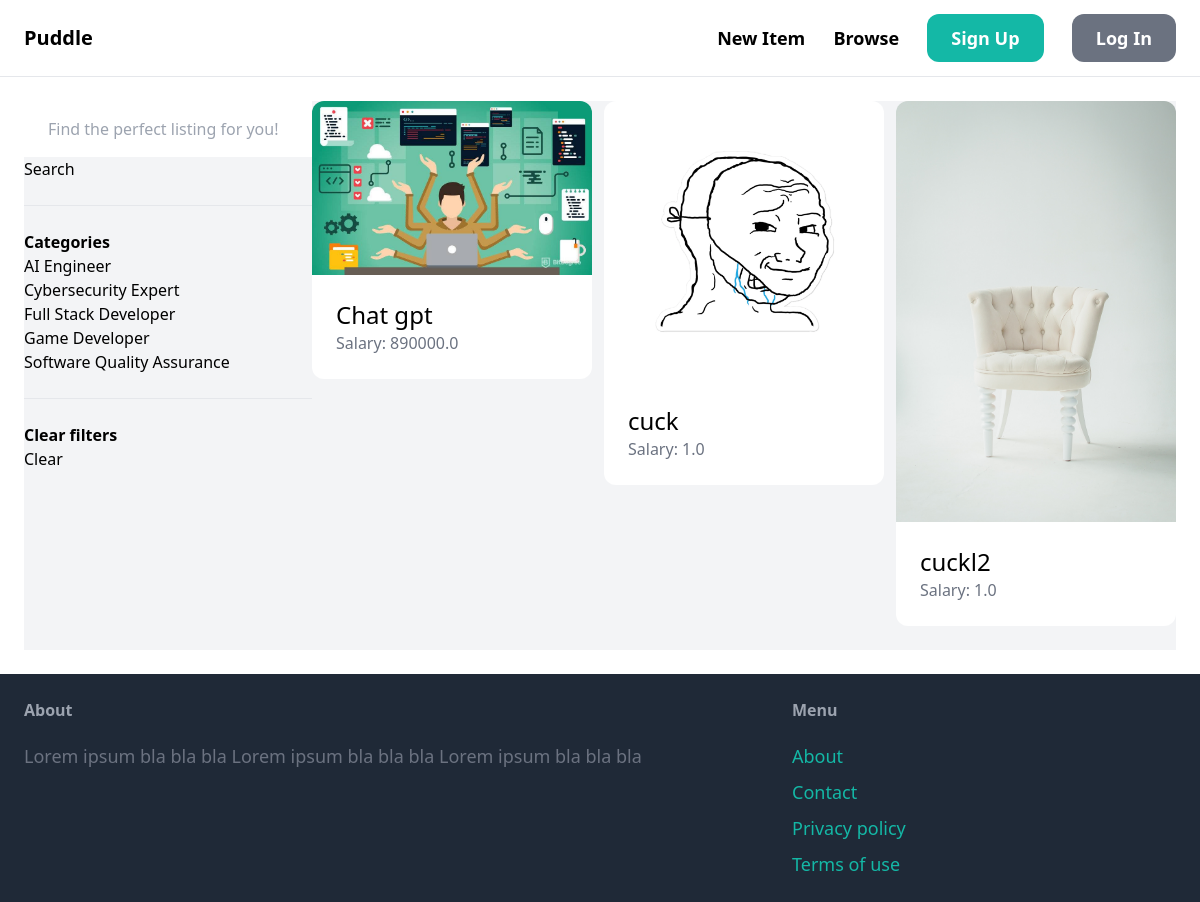
The app's page /items/ with its own data.
### item/models.py (models this page shows, shortened)
class Category(models.Model):
    name = models.CharField(max_length=255)
    class Meta:
        ordering = ('name',)
        verbose_name_plural = "Categories"

class Item(models.Model):
    category = models.ForeignKey(Category, related_name='items', on_delete=models.CASCADE)
    name = models.CharField(max_length=255)
    description = models.TextField(blank=True, null=True)
    salary = models.FloatField()
    image = models.ImageField(upload_to="item_images", blank=True, null=True)
    created_by = models.ForeignKey(User, related_name='items', on_delete=models.CASCADE)
    created_at = models.DateTimeField(auto_now_add=True)

### item/views.py (the view)
# urls.py: path('', views.items, name='items'),
def items(request):
    query = request.GET.get('query', '')
    categories = Category.objects.all()
    category_id = request.GET.get('category', 0)
    items = Item.objects.all()
    if category_id:
        items = items.filter(category_id=category_id)
    if query:
        items = items.filter(Q(name__icontains=query) | Q(description__icontains=query))
    return render(request, 'item/items.html', {
        'items': items,
        'query': query,
        'categories':categories,
        'category_id': int(category_id)
    })

### item/templates/item/items.html (shortened to what this page needs)
{% extends 'core/base.html' %}
{% block content %}
    <div class="pb-6 grid grid-cols-4 gap-4, bg-gray-100">
        <div class="col-span-1">
            <form method="get" action="{% url 'item:items' %}">
                <input  class='w-full py-4 px-6' name="query" type="text" value="{{ query }}" placeholder="Find the perfect listing for you!">
                <button>Search</button>
            </form>
            <hr class="my-6">
            <p class='font-semibold'>Categories</p>
            <ul>
                {% for category in categories %}
                    <li class="s{% if category.id == category_id %} bg-gray-200 {% endif %}">
                        <a href="{% url 'item:items' %}?query={{ query }}&category={{category.id}}">{{category.name}}</a>
                    </li>
                {% endfor %}
            </ul>
            <hr class="my-6">
            <p class='font-semibold'>Clear filters</p>
            <ul>
                    <li>
                        <a href="{% url 'item:items' %}">Clear</a>
                    </li>
            </ul>
        </div>
        <div class="col-span-3">
            <div class="grid grid-cols-3 gap-3">
                {% for item in  items %}
                    <div>
                        <a href="{% url 'item:detail' item.id %}">
                            <div>
                                <img src="{{ item.image.url }}" class="rounded-t-xl">
                            </div>
                            <div class="p-6 bg-white rounded-b-xl">
                                <h2 class="text-2xl">{{ item.name }}</h2>
                                <p class="text-gray-500">Salary: {{ item.salary }}</p>
                            </div>
                        </a>
                    </div>
                {% endfor %}
            </div>
        </div>
    </div>
{% endblock content %}

### records on screen
Category: name "AI Engineer"
Category: name "Cybersecurity Expert"
Category: name "Full Stack Developer"
Category: name "Game Developer"
Category: name "Software Quality Assurance"
Item: image (picture), name "Chat gpt", salary "890000.0"
Item: image (placeholder picture), name "cuck", salary "1.0"
Item: image (picture), name "cuckl2", salary "1.0"
